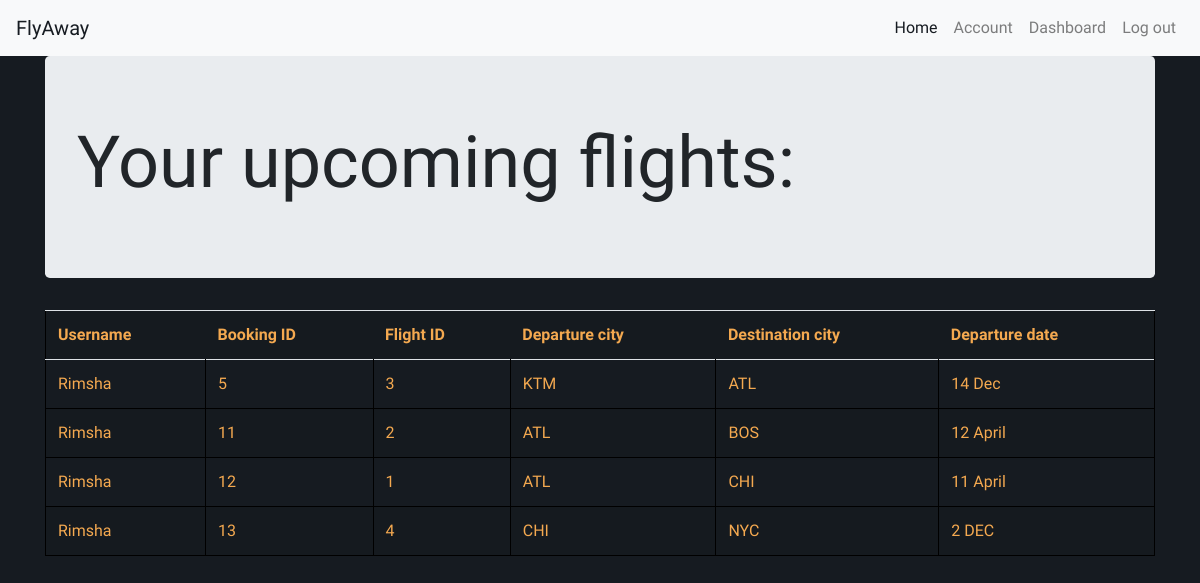
Screenshot of /dashboard.php (signed in) with the database file from the repository.
### tables this page shows
CREATE TABLE `userinformation` (
  `userID` int(11) NOT NULL,
  `Username` varchar(30) NOT NULL,
  `Password` varchar(30) NOT NULL,
  `Firstname` varchar(30) NOT NULL,
  `Lastname` varchar(30) NOT NULL,
  `Email` varchar(50) NOT NULL,
  `Address` varchar(100) NOT NULL
);

CREATE TABLE `bookinginfo` (
  `bookingID` int(11) NOT NULL,
  `userID` int(11) NOT NULL,
  `flightID` int(11) NOT NULL
);

CREATE TABLE `flightinformation` (
  `FlightID` int(11) NOT NULL,
  `Departurecity` varchar(50) NOT NULL,
  `Destinationcity` varchar(50) NOT NULL,
  `Departuredate` varchar(10) NOT NULL
);

### dashboard.php (the view, shortened to what this page needs)
<?php
include "connection.php";
?>
<!DOCTYPE html>
<html lang="en">
<head>
    <link rel="stylesheet" href="style.css">
    <link rel="stylesheet" href="css/bootstrap.min.css">
    <link rel="stylesheet" href="https://maxcdn.bootstrapcdn.com/bootstrap/4.2.1/css/bootstrap.min.css">
    <link rel="stylesheet" href="https://www.w3schools.com/lib/w3-colors-flat.css">
</head>
<body style="font-family: 'Yatra One'; background-color: #161b21">
    <nav class="navbar navbar-expand-sm navbar-light bg-light " >
        <a class="navbar-brand" href="index.php" style="color:#161b21 ">FlyAway</a>
        <div class="collapse navbar-collapse" id="collapsibleNavId">
            <ul class="navbar-nav ml-auto mt-2 mt-lg-0">
                <li class="nav-item active">
                    <a class="nav-link" href="index.php" style="color:#161b21 ">Home <span class="sr-only">(current)</span></a>
                </li>
                <?php
                if (isset($_SESSION['Username']))
                {
                    echo ' <div class="nav-item "> <a class="nav-link" href="useraccount.php" style="color#161b21">Account</a></div>';
                    echo ' <div class="nav-item "> <a class="nav-link" href="dashboard.php" style="color#161b21">Dashboard</a></div>';
                    echo ' <div class="nav-item "> <a class="nav-link" href="logout.php" style="color#161b21">Log out</a></div>';
                }
                else
                {
                    echo ' <div class="nav-item "> <a class="nav-link" href="Signup.php" style="color#161b21">Sign up or Log in</a></div>';
                }
                ?>
            </ul>
        </div>
    </nav>
    <div class="container">
        <div class="jumbotron">
            <h1 class="display-3">Your upcoming flights:</h1>
        </div>
    <table class="table table-striped" style="width:100%; color:#F4A950">
        <tr>
            <th>Username</th>
            <th>Booking ID</th>
            <th>Flight ID</th>
            <th>Departure city</th>
            <th>Destination city</th>
            <th>Departure date</th>
        </tr>
        <?php
        if (isset($_SESSION['Username'])) {
            $accountinfo = $_SESSION['Username'];
            $result = mysqli_query($conn, "select userID, Username, Password, Firstname, Lastname, Email, Address FROM userinformation WHERE Username = '$accountinfo' ");
            while ($row = $result->fetch_assoc()) {
                $userID = $row["userID"];
                $username = $row["Username"];
            }
        }
        $bookinginfo = mysqli_query($conn,"select bookingID, userID, flightID FROM bookinginfo WHERE userID = '$userID'");
        if($bookinginfo->num_rows>0)
        {
        while ($row = $bookinginfo->fetch_assoc()) {
        $flightID = $row["flightID"];
        $bookingID = $row['bookingID'];
        $flightinfo = mysqli_query($conn, "select FlightID, Departurecity, Destinationcity, Departuredate FROM flightinformation WHERE FlightID = '$flightID'");
            while ($row = $flightinfo->fetch_assoc()) {
                $Departurecity = $row['Departurecity'];
                $Destinationcity = $row['Destinationcity'];
                $Departuredate = $row['Departuredate'];
                ?>
                <tr>
                    <td> <?php echo $username; ?></td>
                    <td><?php echo $bookingID ?></td>
                    <td><?php echo $flightID ?></td>
                    <td><?php echo $Departurecity ?></td>
                    <td><?php echo $Destinationcity ?></td>
                    <td><?php echo $Departuredate ?></td>
                </tr>
    <?php
    }
    }
            echo ' </table>';
    }
    ?>
    </div>
</body>

### style.css (style rules this page uses)
tr { border: 1px solid black; }
td { border: 1px solid black; }

### rows the page displays
bookinginfo: bookingID "5", flightID "3"
flightinformation: Departurecity "KTM", Destinationcity "ATL", Departuredate "14 Dec"
userinformation: Username "Rimsha"
bookinginfo: bookingID "11", flightID "2"
flightinformation: Departurecity "ATL", Destinationcity "BOS", Departuredate "12 April"
bookinginfo: bookingID "12", flightID "1"
flightinformation: Departurecity "ATL", Destinationcity "CHI", Departuredate "11 April"
bookinginfo: bookingID "13", flightID "4"
flightinformation: Departurecity "CHI", Destinationcity "NYC", Departuredate "2 DEC"
